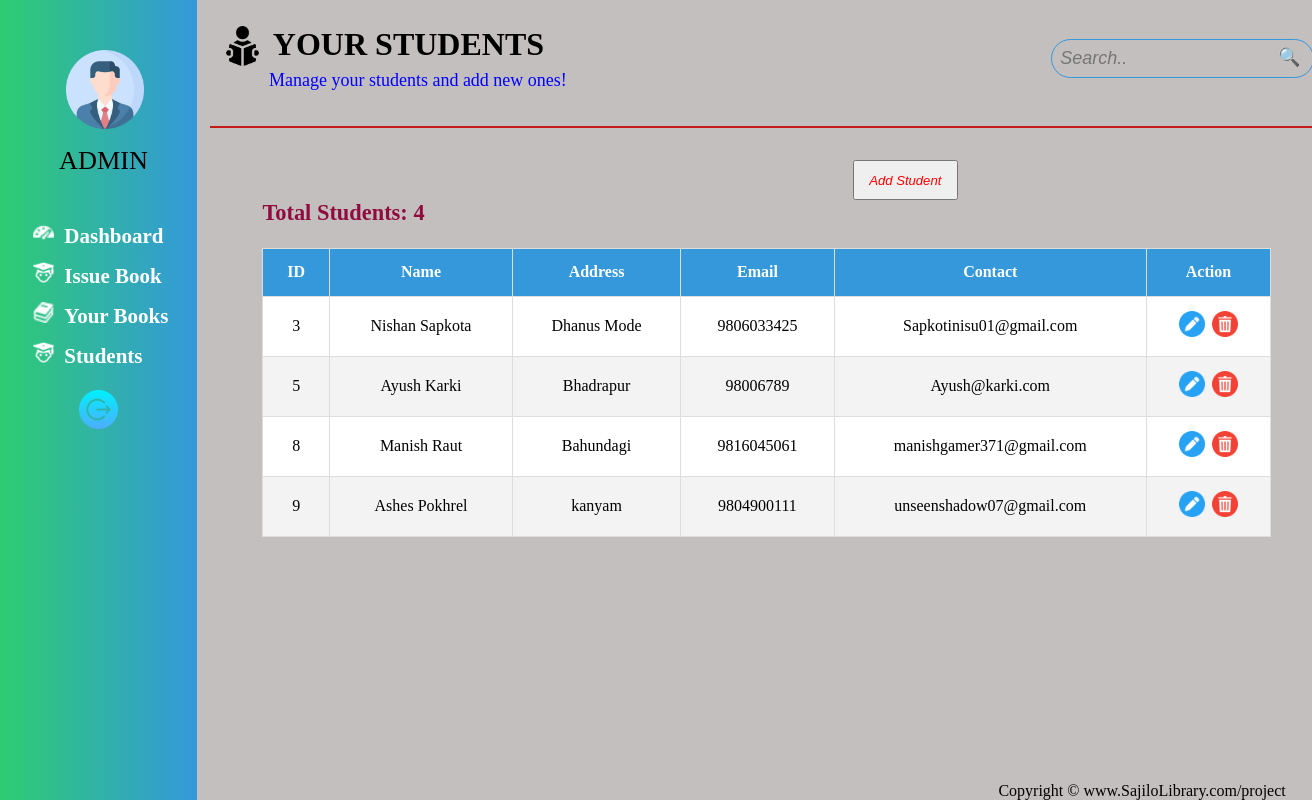
/students/, run on an earlier commit of the app's database.
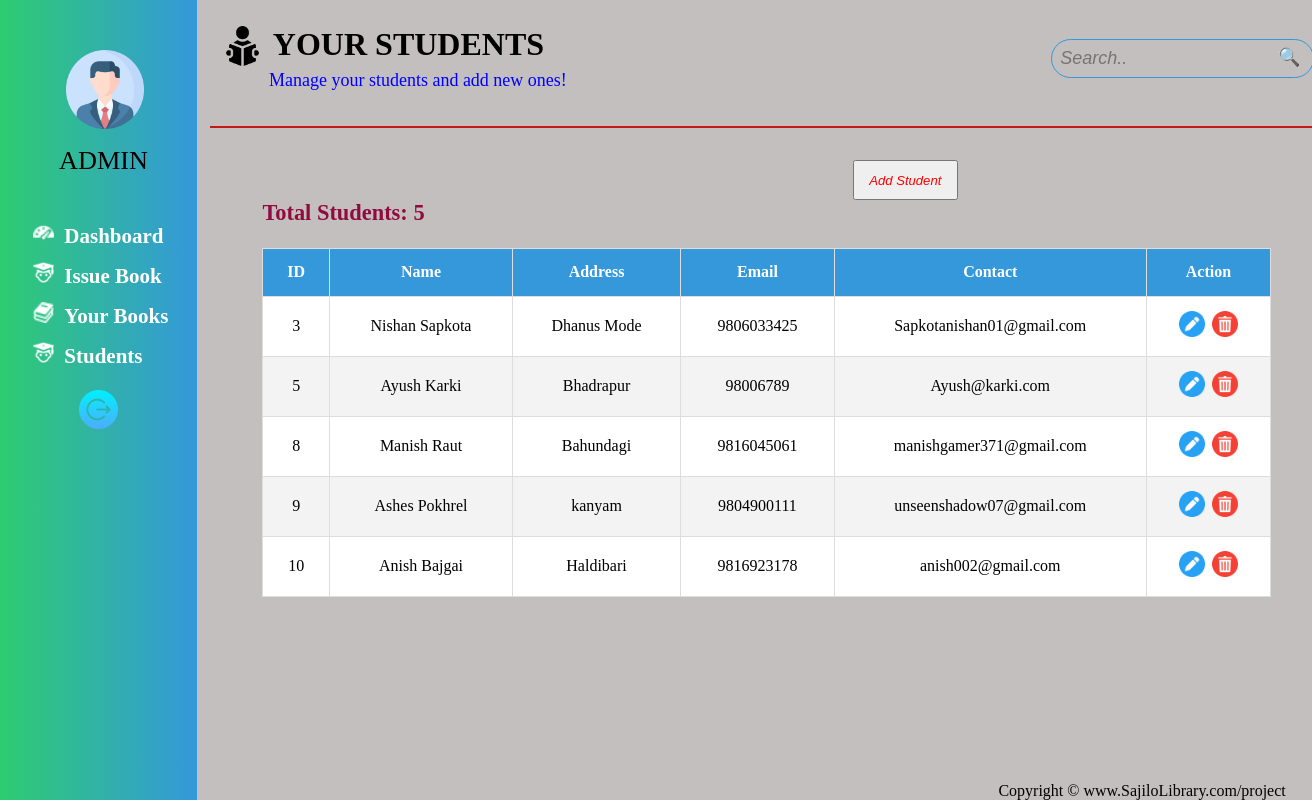
And on a later commit of the database.
### main_app/models.py (models this page shows, shortened)
class Student(models.Model):
    name = models.CharField(max_length=100)
    address = models.CharField(max_length=100)
    email = models.EmailField(max_length=50)
    contact = models.CharField(max_length=10)

### main_app/views.py (the view)
# urls.py: path('students/', views.students, name='students'),
def students(request,id=None):
    try:
        if request.method == 'POST':
            if 'add_another' in request.POST:
                name1 = request.POST.get('name')
                address1 = request.POST.get('address')
                contact1 = request.POST.get('contact')
                email1 = request.POST.get('email')
                student_item = Student(name=name1, address=address1,email=email1,contact=contact1)
                student_item.save()
            elif 'delete_student' in request.POST:
                student_id = request.POST.get('student_id')
                student = get_object_or_404(Student, id=student_id)
                student.delete()
            elif 'edit_form' in request.POST:
                student_id = request.POST.get('student_id')
                student = get_object_or_404(Student, id=student_id)
                student.name = request.POST.get('name')
                student.address = request.POST.get('address')
                student.contact = request.POST.get('contact')
                student.email = request.POST.get('email')
                student.save()
                return redirect('students')
            elif 'query' in request.POST:
                query = request.POST.get('query')
                students = Student.objects.filter(name__icontains=query)
                return render(request, 'student.html', {'students': students})
        elif id:  # Handle fetching student data for editing
            student = get_object_or_404(Student, id=id)
            return JsonResponse({
                'id': student.id,
                'name': student.name,
                'address': student.address,
                'email': student.email,
                'contact': student.contact,
            })
    except:
        pass
    students = Student.objects.all()
    return render(request, 'student.html', {'students':students})

### main_app/templates/student.html (shortened to what this page needs)
{% extends "base.html" %}
{% block main %}
<main>
    <div id="page1">
      <div id="top-header">
        <div id="namePlate">
          <div id="homePlate">
            <img src="/static/reading-book.png" alt="">
          <h1>YOUR STUDENTS</h1>
        </div>
            <p>Manage your students and add new ones!</p>
        </div>
        <div id="searchBar">
          <form method='post'>
          <input type="text" placeholder="Search.." name='query' value='{{query}}'/>
          <button id="search">🔍</button>
          </form>
        </div>
      </div>
      <button id="student-btn">Add Student</button>
      <div class="table-container">
        <table cellspacing="20" cellpadding="10">
          <thead id="thead">
            <tr>
              <th>ID</th>
              <th>Name</th>
              <th>Address</th>
              <th>Email</th>
              <th>Contact</th>
              <th>Action</th>
            </tr>
          </thead>
          <tbody id="tbody">
            {% for student in students %}
          <tr>
              <td>{{ student.id }}</td>
              <td>{{ student.name }}</td>
              <td>{{ student.address }}</td>
              <td>{{ student.contact }}</td>
              <td>{{ student.email }}</td>
              <td>
                  <button class="Edit" data-student-id="{{ student.id }}">
                      <img src="/static/edit icon.png" alt="Edit" />
                  </button>
                  <form action="" method="post" style="display:inline;">
                    <button type='submit' class='Delete'>
                      <img src="/static/delete icon.png" alt="Delete" />
                      </button>
                  </form>
              </td>
          </tr>
          {% endfor %}
          </tbody>
        </table>
      </div>
      <h2 id="total_students">Total Students: {{students|length}}</h2>
    </div>
  </main>
{% endblock main %}

What changed in the data, as far as the page shows it:
changed Student "Nishan Sapkota": email "Sapkotinisu01@gmail.com" → "Sapkotanishan01@gmail.com"
added Student: id "10", name "Anish Bajgai", address "Haldibari", contact "9816923178", email "anish002@gmail.com"
Also different on the page:
{{ students|length }}: "4" → "5"
